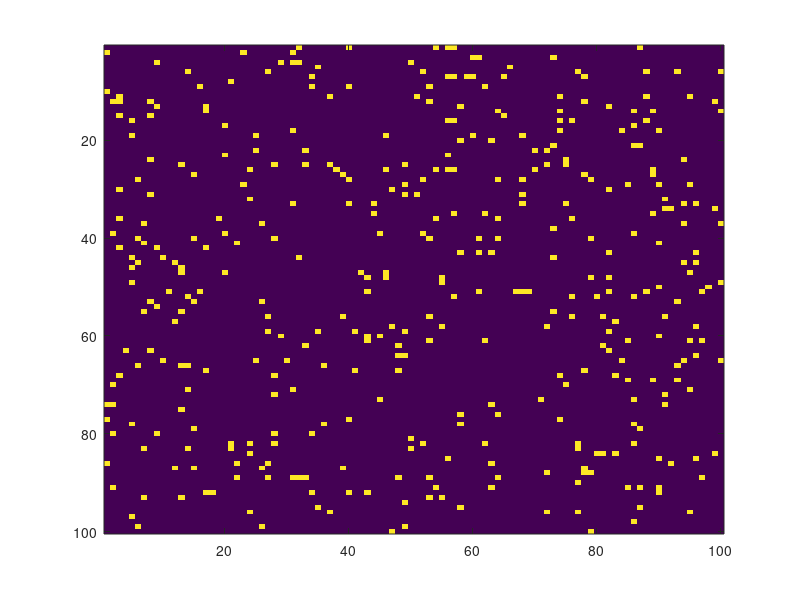
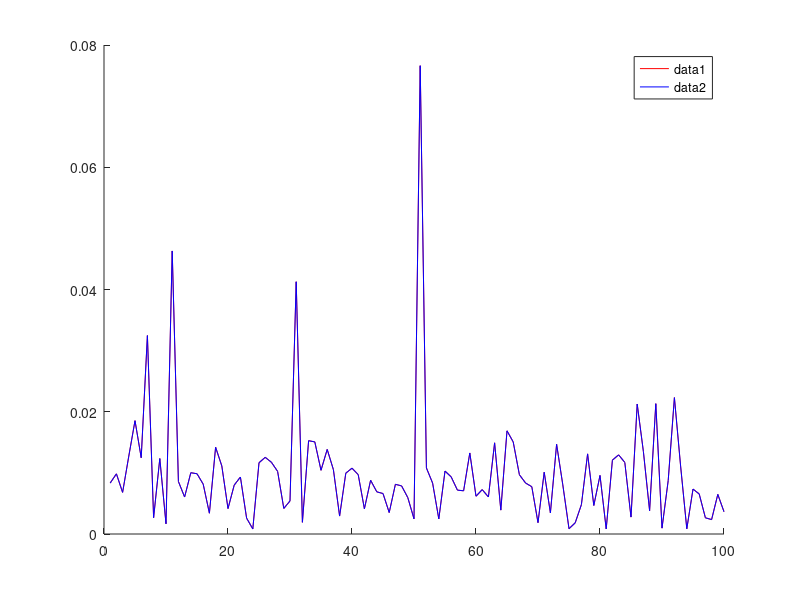

Source code (MATLAB) for these figures, in order:

% Session 3 part 2
% Emma Rousseau

% load the file Adj_matrix.mat
load('Adj_matrix.mat');

imagesc(A);

% Compute the PageRank of each webpage and store them in the variable PR (a useful
% command can be diag)

%% PCA approach

s=size(A)
for i = [1:s(1)]
    A(:,i)=A(:,i)/sum(A(:,i));
end

[P,D] = eig(A);
eigvals = diag(D);
[max_,arg] = max(eigvals);
PR = P(:,arg);
PR = PR/sum(PR);

load('solution.mat');
[PR_sol PR]
prod(round(PR_sol*1000)==round(PR*1000))

figure(2)
clf;

hold on;
plot(PR_sol, "r")
plot(PR, "b")
legend;

% close all figures
close all

%{
    In a galaxy far far away, there is a planet with a population of 100 green-colored aliens and 100
blue-colored aliens who live in two different villages which are isolated by a river of lava. One
day, the lava river dries up, and the aliens from the two villages can “meet” each other, which
results in a baby boom. The next year, the alien government declares that the alien population
consists of 115 green-colored aliens and 110 blue-colored aliens. The year after, there are 133
green-colored aliens and 122 blue-colored aliens.
Dr. Gram and Dr. Schmidt, two alien-Nobel prize winners which are experts in linear algebra,
figured out that the following linear model describes the evolution of the alien population:
xi+1 = Axi
where A is a 2 ×2 matrix, and with
xi =
[gi;
 bi]
where gi and bi denote the number of green aliens and blue aliens in year i, respectively.
Question 1: Using MATLAB, compute the entries of the matrix A, assuming that the data
of the alien population given by the alien government indeed exactly follows the model of Dr.
Gram and Dr. Schmidt.
%}

% the alien population in year 1
x1 = [100; 100];
% the alien population in year 2
x2 = [115; 110];
% the alien population in year 3
x3 = [133; 122];

% the matrix A
A = [x2; x3]/[x1; x2];

%{
    Questions 2 and 3 of this part are in written format not included in this file.
%}
